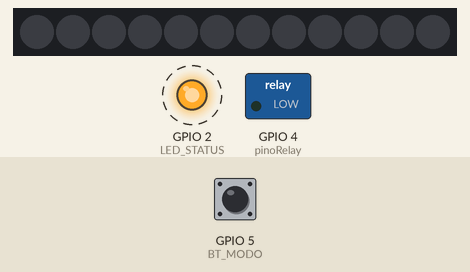
A program run on a simulated ESP8266 (NodeMCU). On the bench: 12 RGB LEDs in strip order, left to right, switched loads named in the program (green lamp = pin HIGH), output pins drawn as LEDs (lit = HIGH). Dashed ring = blinking. The test bench sets the inputs (shaded band); at power-on: GPIO 5 (BT_MODO) LOW.

Above: at 1.2 s.
1.3 s: GPIO 5 (BT_MODO) driven HIGH
At 3.51 s:
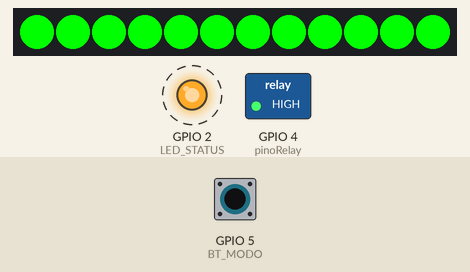
4.3 s: GPIO 5 (BT_MODO) pulsed LOW 5 times (0.12 s each, 0.3 s apart)
At 5.12 s:
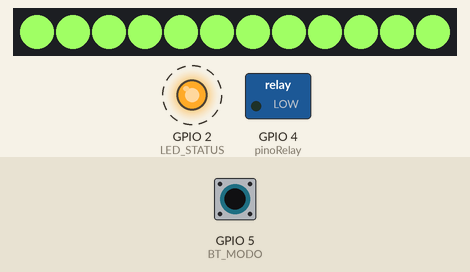
7.3 s: GPIO 5 (BT_MODO) driven LOW
At 7.53 s:
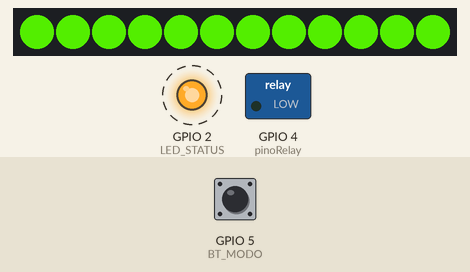
Timing chart, 0 to 14.8 s (numbered marks = the images above; inputs shaded):
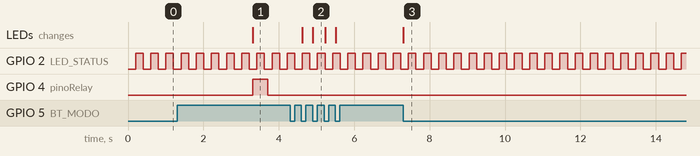

Measured:
- after the input at 1.3 s, GPIO 4 (pinoRelay): LOW → HIGH after 2.0 s, → LOW 0.40 s later; the LEDs: change after 2.0 s (image 1)
- after the input at 4.3 s, the LEDs: first change after 0.32 s (image 2 shows a later state)
- after the input at 7.3 s, GPIO 4 (pinoRelay): stays LOW (without the input it goes to HIGH after 0.33 s); the LEDs: change at once (image 3)
- by itself, GPIO 2 (LED_STATUS): alternates HIGH for 0.20 s and LOW for 0.20 s

The program:

main.cpp
```cpp
/*Andon para ESP8266/32
 * Data: 01/09/2022
 * Desenvolvedores: Maicon Silva, Leonardo Oliveira Prado
 * Revisado: Leonardo Romão
 * Data: 20/10/2026
 */

#include <EasyButton.h>
#include "Arduino.h"
#include "led.h"


#define LED_STATUS 2 //Da placa ESP8266
#define pinoRelay 4 // D2
#define BT_MODO 5   // D1

uint8_t modo = 0;
uint8_t ultimo_modo = 10;

EasyButton button_modo(BT_MODO, 100, false, false);

unsigned long ultima_atualizacao_led = 0;
unsigned long tempo_acionou_buzzer = 0;
bool buzzer_ativo = false;


void onPressedModo()
{
  if (++modo > 4)
  {
    modo = 0;
  }
}

void chamaLider()
{
  modo = 5;
  onLedRed();

  digitalWrite(pinoRelay, HIGH); // Liga o buzzer/relé
  tempo_acionou_buzzer = millis(); // Guarda o milissegundo atual
  buzzer_ativo = true;           // Avisa o sistema que o buzzer está ligado
}


void setup()
{
  setupLed();
  pinMode(pinoRelay, OUTPUT);
  digitalWrite(pinoRelay, LOW);
  pinMode(LED_STATUS, OUTPUT);

  button_modo.begin();
  button_modo.onPressedFor(2000, chamaLider);
  button_modo.onPressed(onPressedModo);
}

void loop()
{

  button_modo.read();
  // MONITOR DO BUZZER (Substitui o delay de 400ms de forma inteligente)
  if (buzzer_ativo && (millis() - tempo_acionou_buzzer >= 400))
  {
    digitalWrite(pinoRelay, LOW); // Passou 400ms? Desliga!
    buzzer_ativo = false;         // Finaliza o monitoramento
  }

  if (ultimo_modo == modo)
  {
  }
  else
  {
    ultimo_modo = modo;
    switch (modo)
    {
      case 0: ledOff();       break;
      case 1: onLedWhite();   break;
      case 2: onLedBlue();    break;
      case 3: onLedGreen();   break;
      case 4: onLedYellon();  break;
      case 5: onLedRed();     break;
    }
  }

  if (millis() - ultima_atualizacao_led > 200)
  {
    digitalWrite(LED_STATUS, !digitalRead(LED_STATUS));
    ultima_atualizacao_led = millis();
  }
}
```

led.h
```cpp
/*################################ RC522 #######################################*/
#include <Adafruit_NeoPixel.h>
#ifdef __AVR__
#include <avr/power.h> // Required for 16 MHz Adafruit Trinket
#endif
#define PIXEL_PIN    15  // D8 Pino de endereçamento dos LEDS
#define PIXEL_COUNT 12    // Numero de LEDS na FITA
Adafruit_NeoPixel strip(PIXEL_COUNT, PIXEL_PIN, NEO_GRB + NEO_KHZ800);

void setupLed(){
  strip.begin();
  strip.show();
  }

void setColor(int G, int R, int B, int delays){
  for(int i = 0; i < PIXEL_COUNT; i++){
    strip.setPixelColor(i, G, R, B);
    strip.show();
    delay(delays);
    }
  }

void ledOff(){
  //strip.clear();
  setColor(0, 0, 0, 0);
  }
void onLedRed(){
  setColor(0, 255, 0, 0);
  }
void onLedBlue(){
  setColor(0, 0, 255, 0);
  }
void onLedGreen(){
  setColor(255, 0, 0, 0);
  }

  void onLedWhite(){
  setColor(160, 255, 100, 0);
  }
  void onLedYellon(){
  setColor(70, 200, 0, 0);
  //strip.setBrightness(255);
  }
  
```
